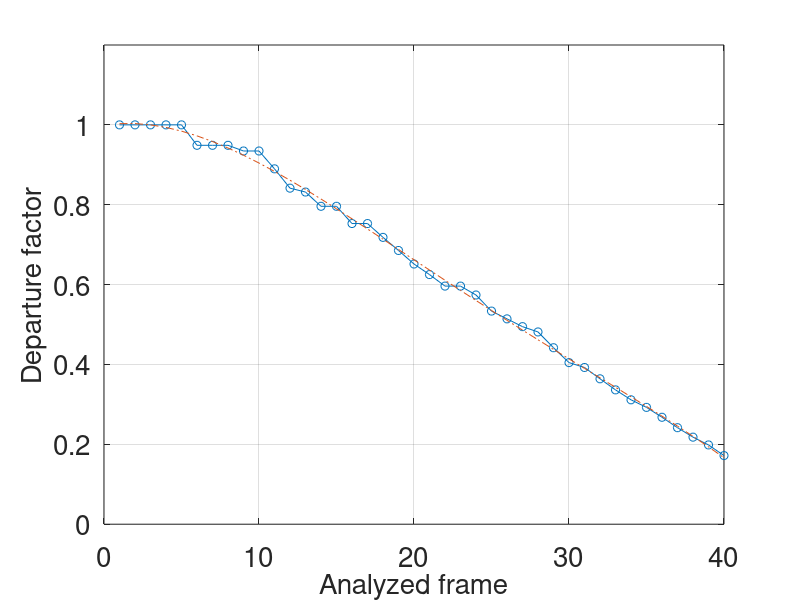
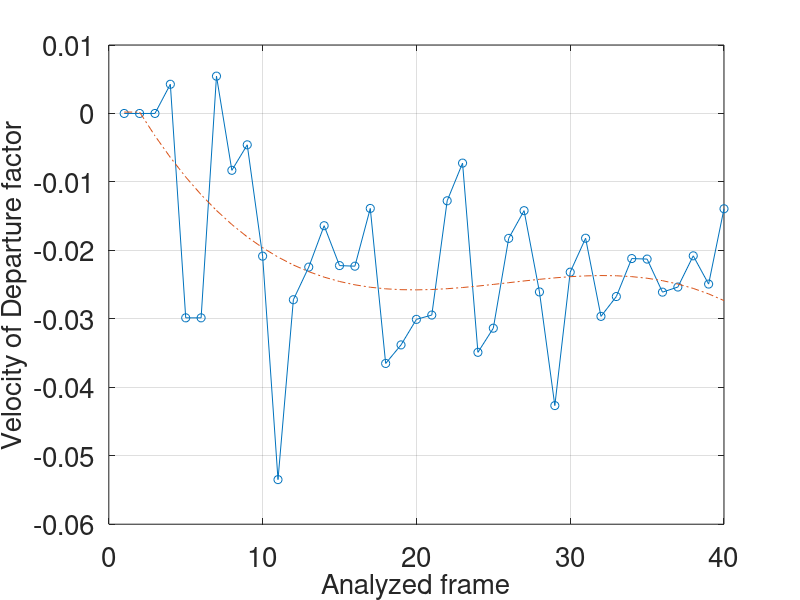

Reproduce these figures in MATLAB, in order.
%
D = [1 1 1 1 1 0.948818082919852 0.948818082919852 0.948818082919852 0.9345794392523364 0.9345794392523364 0.889897623494436 0.8414980995094927 0.831772373845084 0.7961028173126276 0.7961028173126276 0.7529087573001881 0.7529087573001881 0.7182694827083022 0.6854652927635529 0.6515784540488859 0.6250945774760277 0.5962528092405807 0.5962528092405807 0.5739433014490868 0.5336537099741283 0.5142010312710467 0.4947207726332165 0.481436207346245 0.4419198983800649 0.4046451535474518 0.3924766778092623 0.3641096998809433 0.3363697167808266 0.3115011196251084 0.2925297963997829 0.2677571947705807 0.2416836539206449 0.2179699929147216 0.1985018741423696 0.1718579322302972];
E = [1:40];

p = polyfit(E,D,4);
Dfit=polyval(p,E);
    figure(1)
	graph = plot(E, D,'-o', E, Dfit,'-.');
	grid;
	hx=xlabel('Analyzed frame');
	hy=ylabel('Departure factor');
	ylim([0 1.2]);
  
  
	FONTSIZE=20;
	hf = gcf();%% current figure
	ha = gca();%% current axis object. 
	set(ha,'fontsize',FONTSIZE);%% cambia solamente los ejes
	%set(ht,'fontsize',FONTSIZE);%% cambia solamente el titulo
	set(hx,'fontsize',FONTSIZE);%% cambia solamente el texto de x
	set(hy,'fontsize',FONTSIZE);%% cambia solamente el texto de y
	print (hf ,'grapha_b.eps','-deps','-tight',['-F:',int2str(FONTSIZE)]);
  
  %%%%%%%%%%%%%%%%%%%%%%%%%%%%%%%%%%DERIVADA%%%%%%%%%%%%%%%%%%%%%%%%%%%%%
  
  V(1) = 0;
  V(2) = 0;
  for n=3:38
    V(n) = (-D(n+2)+8.*D(n+1)-8.*D(n-1)+D(n-2))/12;
  end
  V(39) = (-D(40)+8.*D(40)-8.*D(38)+D(37))/12;
  V(40) = (-D(40)+8.*D(40)-8.*D(39)+D(38))/12;
  

  Vfit=[Dfit 0]-[0 Dfit];
  Vfit=Vfit(2:(end-1));
  Vfit=[Vfit(1) Vfit];

  figure(2);
  graph = plot (E, V,'-o', E, Vfit,'-.');
  grid;
  hx=xlabel('Analyzed frame');
	hy=ylabel('Velocity of Departure factor');
	ylim([-0.06 0.01]);
  
  
	FONTSIZE=20;
	hf2 = gcf();%% current figure
	ha = gca();%% current axis object. 
	set(ha,'fontsize',FONTSIZE);%% cambia solamente los ejes
	%set(ht,'fontsize',FONTSIZE);%% cambia solamente el titulo
	set(hx,'fontsize',FONTSIZE);%% cambia solamente el texto de x
	set(hy,'fontsize',FONTSIZE);%% cambia solamente el texto de y
	print (hf2 ,'graphvelocity.eps','-deps','-tight',['-F:',int2str(FONTSIZE)]);
  
